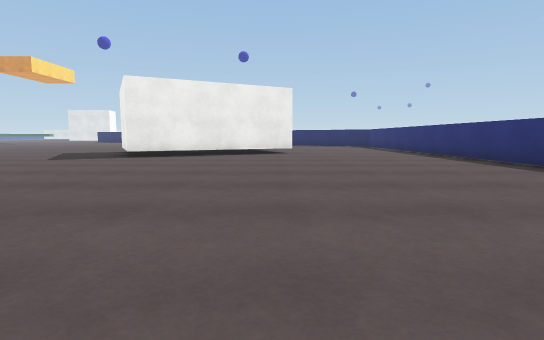
View 1 (above)

24 first-person views from a walk through a scene from a Unity 3-D project. The camera is 0.62 m above the floor, tilts 6° down and sees 80° across. The floor is counted in squares, 1 m on a side. Each view is taken from the middle of a square. On the plan, view 1 faces up. The plan holds only what a view shows up to about 10 squares ahead; the rest is blank. The place goes on beyond the plan. The player is left out. Surface patterns are stand-ins for the level's own textures.

View 2
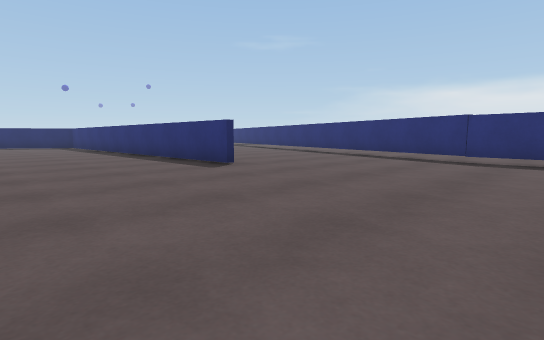

View 3
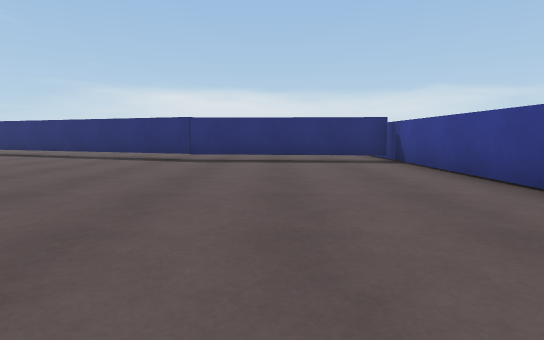

View 4
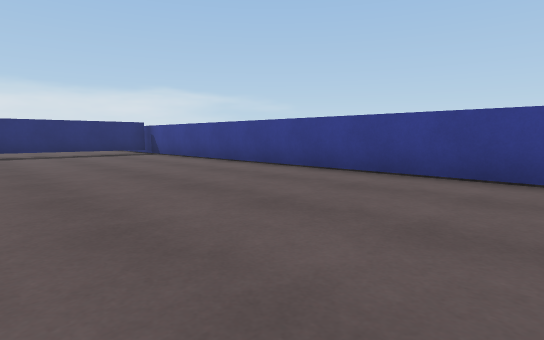

View 5
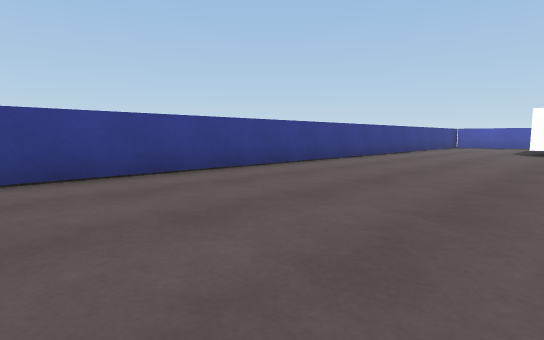

View 6
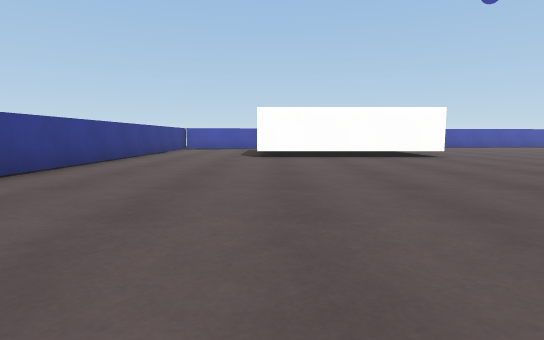

View 7
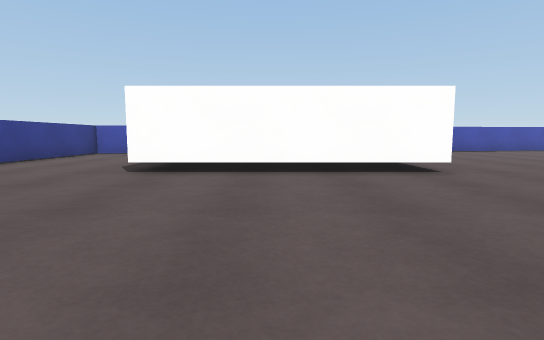

View 8
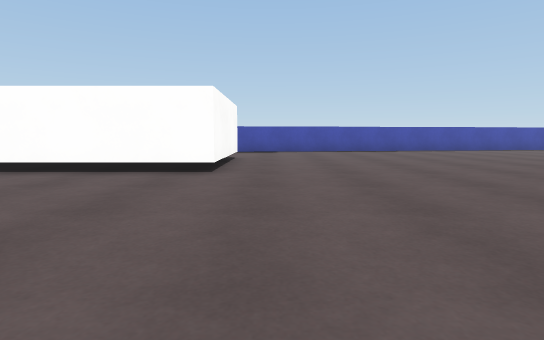

View 9
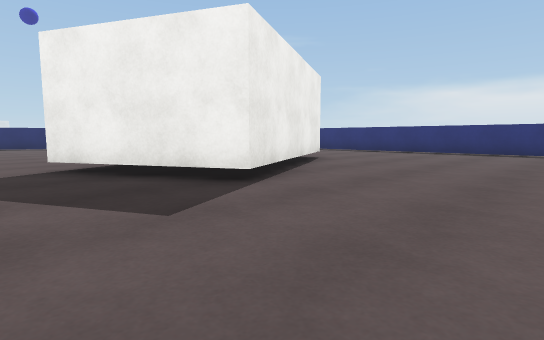

View 10
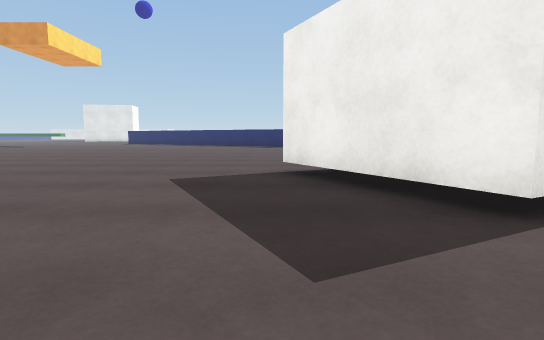

View 11
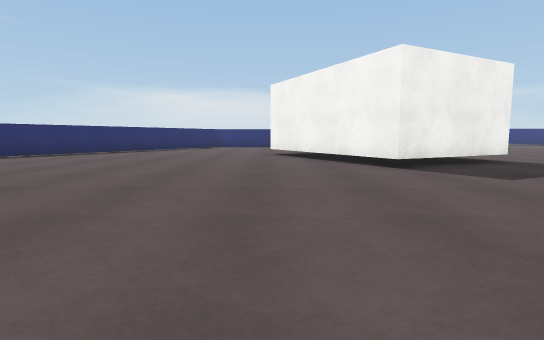

View 12
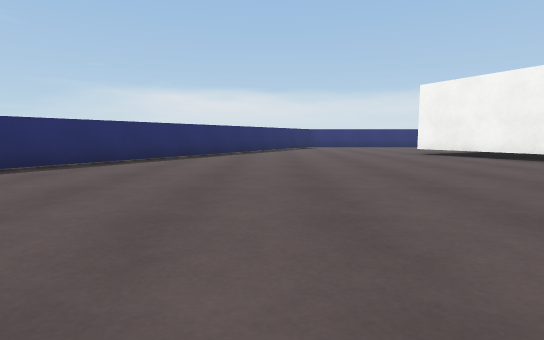

View 13
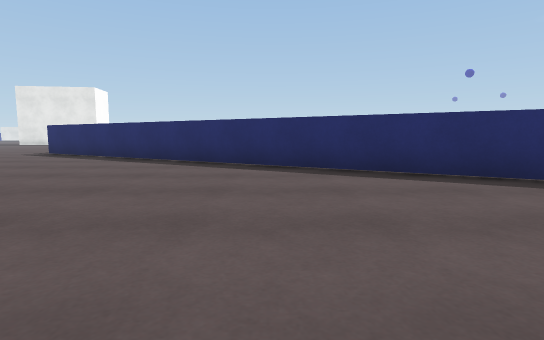

View 14
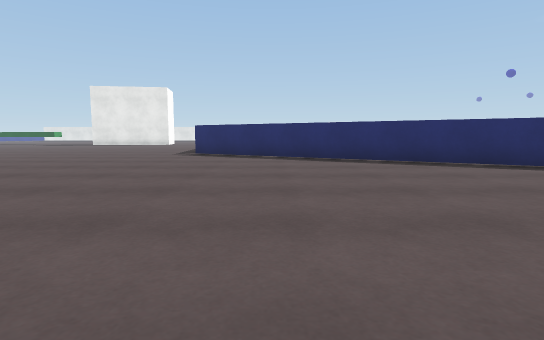

View 15
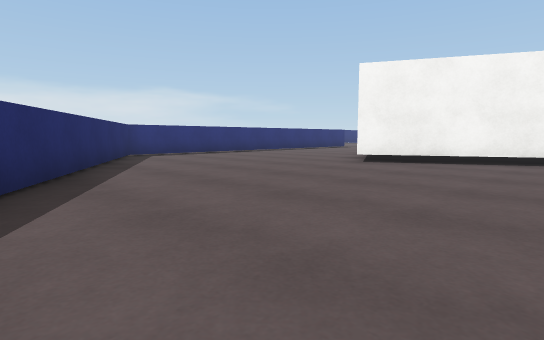

View 16
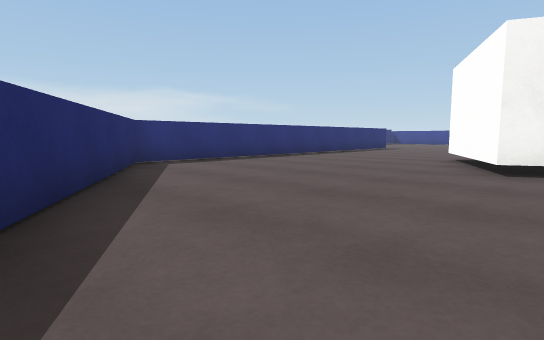

View 17
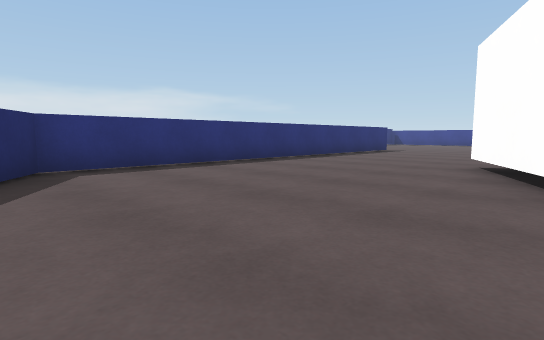

View 18
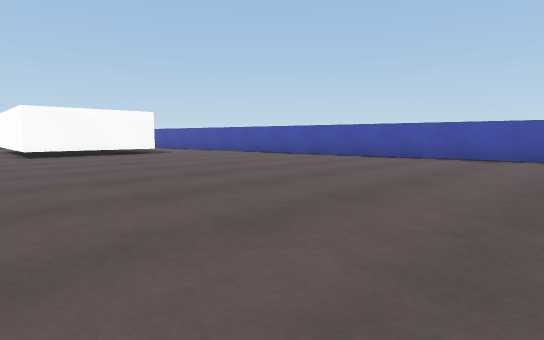

View 19
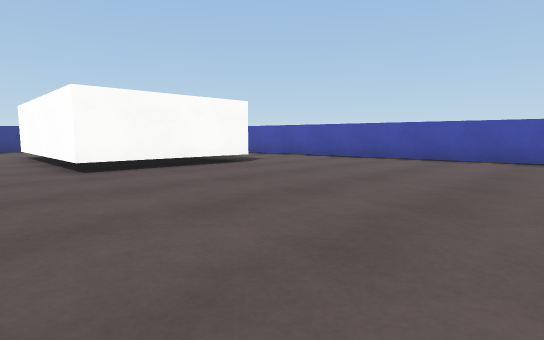

View 20
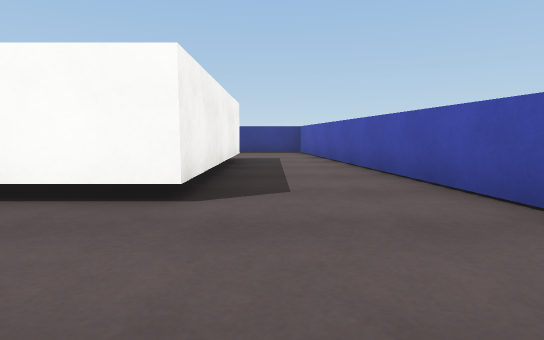

View 21
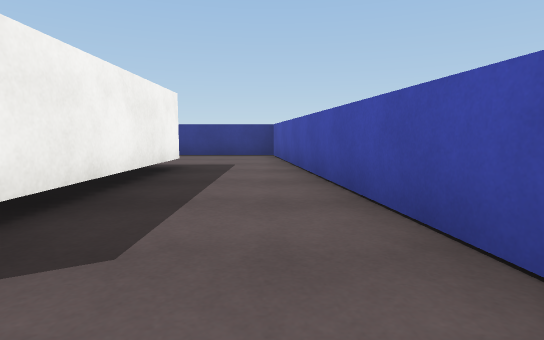

View 22
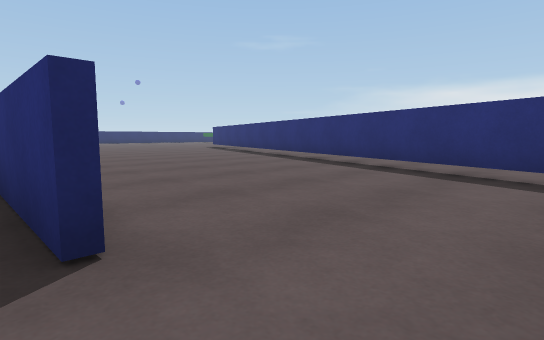

View 23
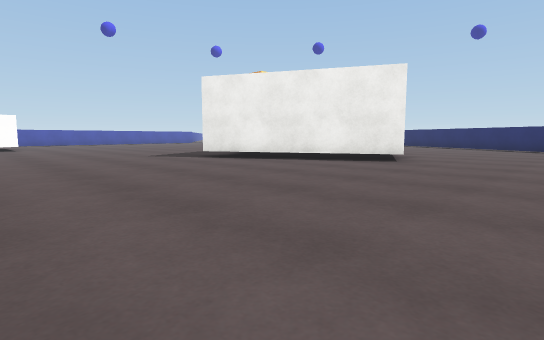

View 24
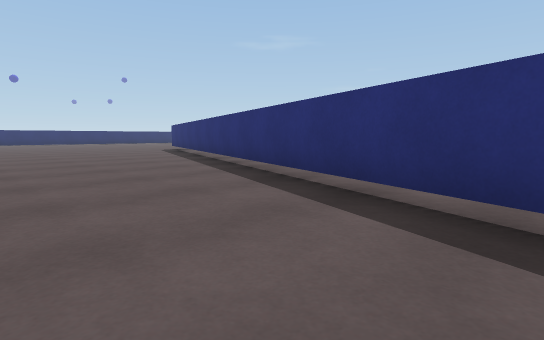

### Floor plan
Points are (right, up) in squares from view 1. A wall is a line through its corners. A room is listed if a view was taken in it or the views show most of it. See-through windows are left out.
Room 1 (views 1, 2, 3, 4, 5, 6, 7, 8, 9, 10, 11, 12, 13, 14, 15, 16, 17, 18, 19, 20, 21, 22, 23, 24)
walls: (-5.8, 12.6) (-0.9, 15) (0.7, 11.7) (-4.1, 9.3) (-5.8, 12.6); (5.3, 5.6) (5.3, 18) (-15, 30.1); (-19.4, 8.1) (-18, -3) (9.6, -3); (-16.2, 0.5) (-16.2, 6) (-12.5, 6) (-12.5, 0.5); (9.4, 2) (11.5, 8); (9.1, -2.9) (9.4, 2.1)

Positions as (right, up) in squares from view 1, and headings:
1: (0, 0), facing up
2: (1, 0), facing up-right
3: (1, 0), facing right
4: (-2, 2), facing down-right
5: (0, 2), facing down-left
6: (-3, 1), facing left
7: (-7, 3), facing left
8: (-7, 7), facing left
9: (-7, 6), facing up-right
10: (-6, 7), facing up
11: (-12, 15), facing right
12: (-12, 20), facing right
13: (-9, 20), facing up
14: (-14, 20), facing up
15: (-5, 22), facing down-right
16: (-2, 21), facing down-right
17: (-1, 19), facing down-right
18: (-11, 17), facing down-left
19: (-11, 12), facing down-left
20: (-17, 9), facing down
21: (-18, 7), facing down
22: (5, 4), facing up-right
23: (4, 4), facing up-left
24: (8, 5), facing up-right
